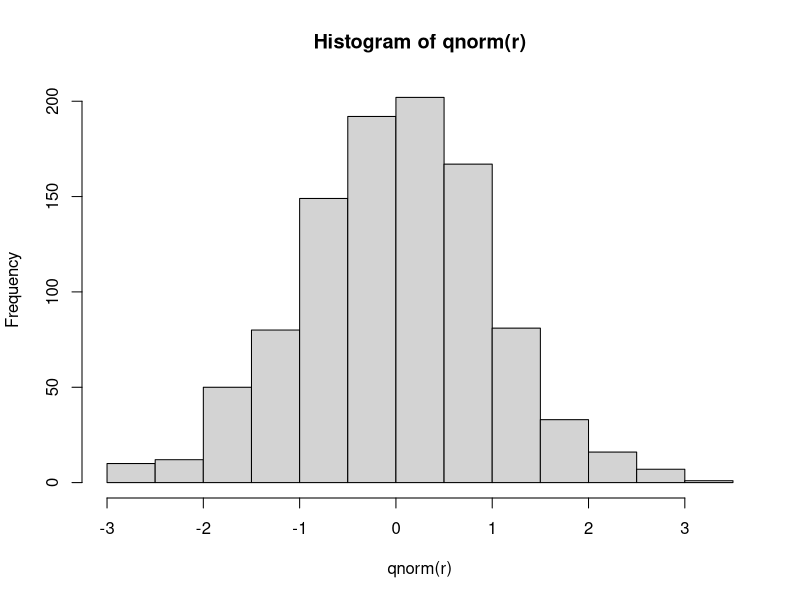

Recreate this plot in R.
# Generate random numbers using inverse cdf
# Ref: https://t.ly/D8K6y

# Generate probabilities between 0 and 1
r <- runif(1000)

# Use the inverse CDF to get the random number corresponding to
# the probability
hist(qnorm(r))
